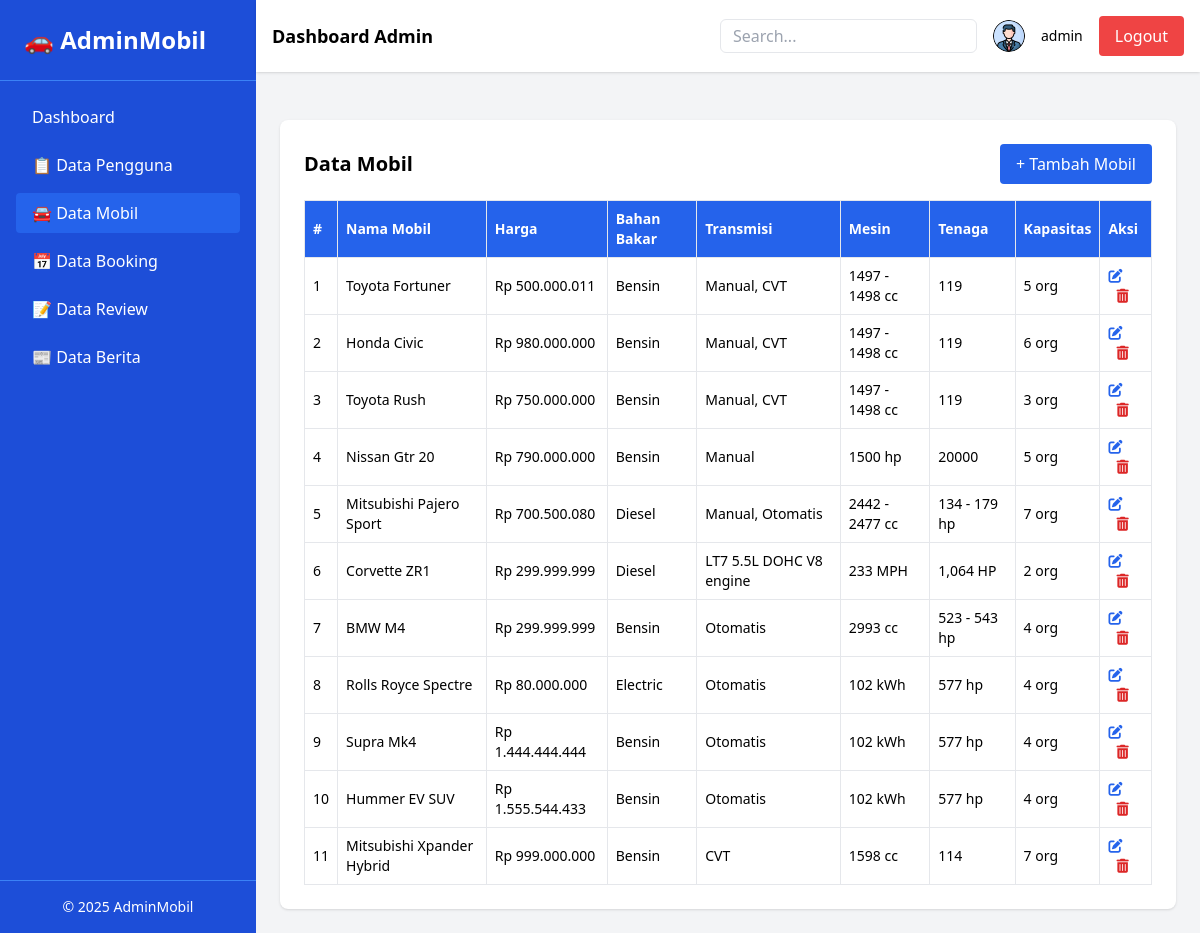
Screenshot of /admin/dataMobil.php (signed in) with the database file from the repository.
### tables this page shows
CREATE TABLE `mobil` (
  `id_mobil` int(11) NOT NULL,
  `nama_mobil` varchar(100) NOT NULL,
  `id_merek` int(11) NOT NULL,
  `id_kategori` int(11) NOT NULL,
  `harga` int(11) NOT NULL,
  `spesifikasi` text DEFAULT NULL,
  `video_url` text DEFAULT NULL,
  `bahan_bakar` varchar(50) DEFAULT NULL,
  `transmisi` varchar(50) DEFAULT NULL,
  `kapasitas_mesin` varchar(50) DEFAULT NULL,
  `tenaga` varchar(50) DEFAULT NULL,
  `kapasitas_tempat_duduk` varchar(50) DEFAULT NULL,
  `deskripsi` text DEFAULT NULL,
  `video` varchar(255) DEFAULT NULL
);

### admin/dataMobil.php (the view, shortened to what this page needs)
<?php
$koneksi = new mysqli("localhost", "root", "", "showroom");
$sql = "SELECT * FROM mobil";
$result = $koneksi->query($sql);
?>
<!DOCTYPE html>
<html lang="id">
<head>
  <script src="https://cdn.tailwindcss.com"></script>
  <link rel="stylesheet" href="https://cdnjs.cloudflare.com/ajax/libs/font-awesome/6.5.0/css/all.min.css">
</head>
<body class="bg-gray-100 min-h-screen">
  <div class="flex min-h-screen">
    <aside class="w-64 bg-blue-700 text-white flex flex-col">
      <div class="p-6 text-2xl font-bold border-b border-blue-500">🚗 AdminMobil</div>
      <nav class="flex-1 p-4 space-y-2">
        <a href="dashboardAdmin.php" class="block px-4 py-2 rounded hover:bg-blue-600">Dashboard</a>
        <a href="dataPengguna.php" class="block px-4 py-2 rounded hover:bg-blue-600">📋 Data Pengguna</a>
        <a href="dataMobil.php" class="block px-4 py-2 rounded bg-blue-600">🚘 Data Mobil</a>
        <a href="dataBooking.php" class="block px-4 py-2 rounded hover:bg-blue-600">📅 Data Booking</a>
        <a href="dataReview.php" class="block px-4 py-2 rounded hover:bg-blue-600">📝 Data Review</a>
        <a href="dataBerita.php" class="block px-4 py-2 rounded hover:bg-blue-600">📰 Data Berita</a>
      </nav>
      <div class="p-4 text-sm text-center border-t border-blue-500">&copy; 2025 AdminMobil</div>
    </aside>
    <div class="flex-1 flex flex-col">
      <header class="bg-white p-4 shadow flex justify-between items-center mb-6">
        <div class="text-lg font-semibold">Dashboard Admin</div>
        <div class="flex items-center space-x-4">
          <input type="text" placeholder="Search..." class="px-3 py-1 border rounded-md" />
          <img src="assets/img/logo.png" alt="Admin" class="w-8 h-8 rounded-full" />
          <span class="text-sm"><?= htmlspecialchars($_SESSION['admin_username']); ?></span>
          <button id="btn-logout" class="px-4 py-2 rounded bg-red-500 hover:bg-red-600 text-white">Logout</button>
        </div>
      </header>
      <main class="p-6 overflow-auto">
        <div class="bg-white shadow rounded-lg p-6">
          <div class="flex justify-between items-center mb-4">
            <h2 class="text-xl font-semibold">Data Mobil</h2>
            <a href="tambahMobil.php" class="bg-blue-600 text-white px-4 py-2 rounded hover:bg-blue-700">+ Tambah Mobil</a>
          </div>
          <div class="overflow-x-auto">
            <table class="min-w-full text-sm text-left border border-gray-200">
              <thead class="bg-blue-600 text-white">
                <tr>
                  <th class="p-2 border">#</th>
                  <th class="p-2 border">Nama Mobil</th>
                  <th class="p-2 border">Harga</th>
                  <th class="p-2 border">Bahan Bakar</th>
                  <th class="p-2 border">Transmisi</th>
                  <th class="p-2 border">Mesin</th>
                  <th class="p-2 border">Tenaga</th>
                  <th class="p-2 border">Kapasitas</th>
                  <th class="p-2 border">Aksi</th>
                </tr>
              </thead>
              <tbody>
                <?php $no = 1; while ($row = $result->fetch_assoc()): ?>
                  <tr class="hover:bg-gray-100">
                    <td class="p-2 border"><?= $no++; ?></td>
                    <td class="p-2 border"><?= htmlspecialchars($row['nama_mobil']); ?></td>
                    <td class="p-2 border">Rp <?= number_format($row['harga'], 0, ',', '.'); ?></td>
                    <td class="p-2 border"><?= htmlspecialchars($row['bahan_bakar']); ?></td>
                    <td class="p-2 border"><?= htmlspecialchars($row['transmisi']); ?></td>
                    <td class="p-2 border"><?= htmlspecialchars($row['kapasitas_mesin']); ?></td>
                    <td class="p-2 border"><?= htmlspecialchars($row['tenaga']); ?></td>
                    <td class="p-2 border"><?= htmlspecialchars($row['kapasitas_tempat_duduk']); ?> org</td>
                    <td class="p-2 border space-x-2">
                      <a href="editMobil.php?id=<?= $row['id_mobil']; ?>" class="text-blue-600 hover:text-blue-800" title="Edit">
                        <i class="fas fa-edit"></i>
                      </a>
                      <a href="#"
                         class="btn-hapus text-red-600 hover:text-red-800"
                         data-id="<?= $row['id_mobil']; ?>"
                         data-nama="<?= htmlspecialchars($row['nama_mobil']); ?>"
                         title="Hapus">
                        <i class="fas fa-trash-alt"></i>
                      </a>
                    </td>
                  </tr>
                <?php endwhile; ?>
              </tbody>
            </table>
          </div>
        </div>
      </main>
    </div>
  </div>
</body>
</html>

### rows the page displays
mobil: nama_mobil "Toyota Fortuner", harga "500.000.011", bahan_bakar "Bensin", transmisi "Manual, CVT", kapasitas_mesin "1497 - 1498 cc", tenaga "119", kapasitas_tempat_duduk "5"
mobil: nama_mobil "Honda Civic", harga "980.000.000", bahan_bakar "Bensin", transmisi "Manual, CVT", kapasitas_mesin "1497 - 1498 cc", tenaga "119", kapasitas_tempat_duduk "6"
mobil: nama_mobil "Toyota Rush", harga "750.000.000", bahan_bakar "Bensin", transmisi "Manual, CVT", kapasitas_mesin "1497 - 1498 cc", tenaga "119", kapasitas_tempat_duduk "3"
mobil: nama_mobil "Nissan Gtr 20", harga "790.000.000", bahan_bakar "Bensin", transmisi "Manual", kapasitas_mesin "1500 hp", tenaga "20000", kapasitas_tempat_duduk "5"
mobil: nama_mobil "Mitsubishi Pajero Sport", harga "700.500.080", bahan_bakar "Diesel", transmisi "Manual, Otomatis", kapasitas_mesin "2442 - 2477 cc", tenaga "134 - 179 hp", kapasitas_tempat_duduk "7"
mobil: nama_mobil "Corvette ZR1", harga "299.999.999", bahan_bakar "Diesel", transmisi "LT7 5.5L DOHC V8 engine", kapasitas_mesin "233 MPH", tenaga "1,064 HP", kapasitas_tempat_duduk "2"
mobil: nama_mobil "BMW M4", harga "299.999.999", bahan_bakar "Bensin", transmisi "Otomatis", kapasitas_mesin "2993 cc", tenaga "523 - 543 hp", kapasitas_tempat_duduk "4"
mobil: nama_mobil "Rolls Royce Spectre", harga "80.000.000", bahan_bakar "Electric", transmisi "Otomatis", kapasitas_mesin "102 kWh", tenaga "577 hp", kapasitas_tempat_duduk "4"
mobil: nama_mobil "Supra Mk4", harga "1.444.444.444", bahan_bakar "Bensin", transmisi "Otomatis", kapasitas_mesin "102 kWh", tenaga "577 hp", kapasitas_tempat_duduk "4"
mobil: nama_mobil "Hummer EV SUV", harga "1.555.544.433", bahan_bakar "Bensin", transmisi "Otomatis", kapasitas_mesin "102 kWh", tenaga "577 hp", kapasitas_tempat_duduk "4"
mobil: nama_mobil "Mitsubishi Xpander Hybrid", harga "999.000.000", bahan_bakar "Bensin", transmisi "CVT", kapasitas_mesin "1598 cc", tenaga "114", kapasitas_tempat_duduk "7"

### other values shown
$_SESSION['admin_username'] "admin"
